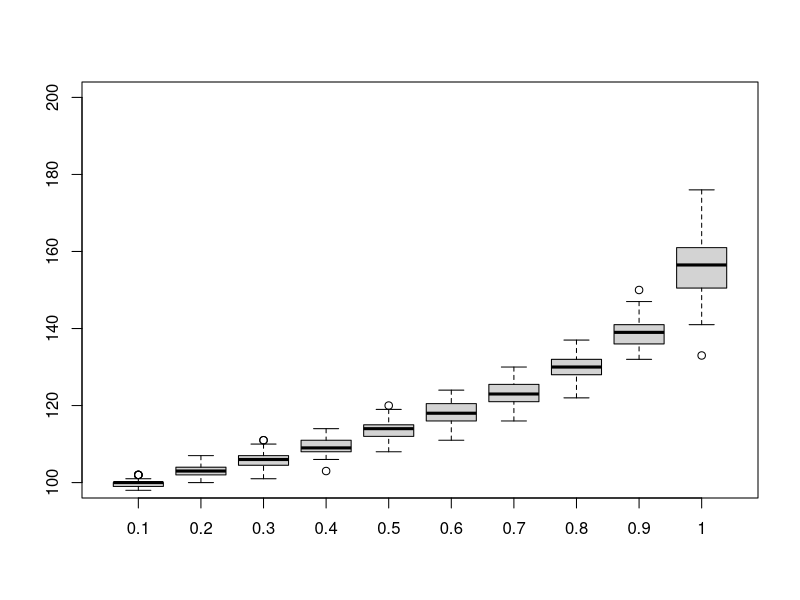
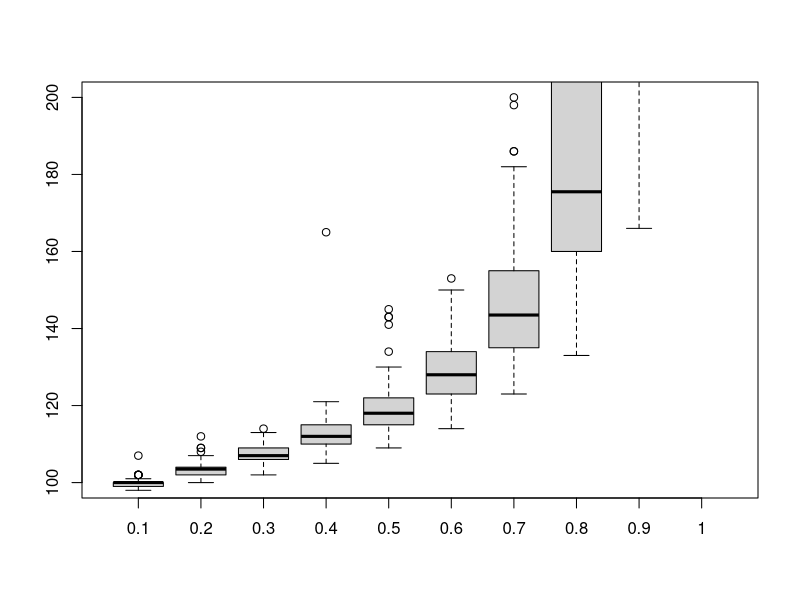
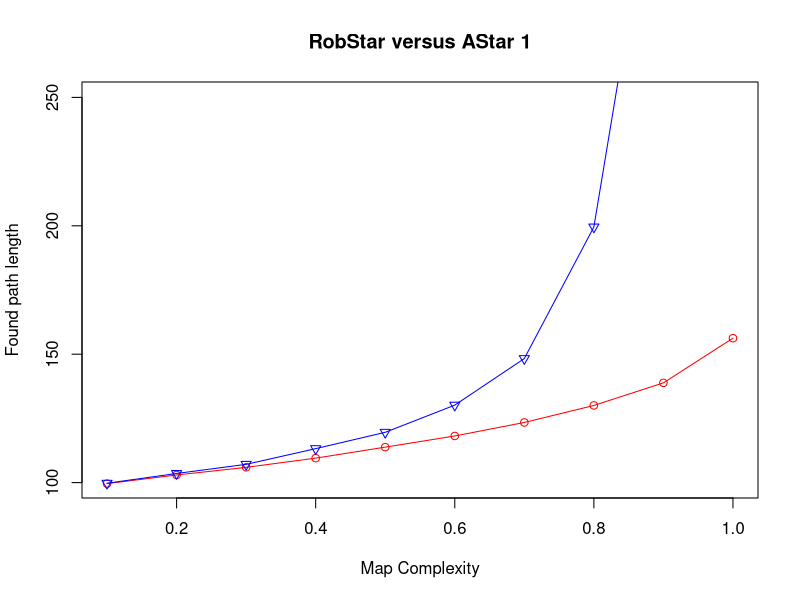
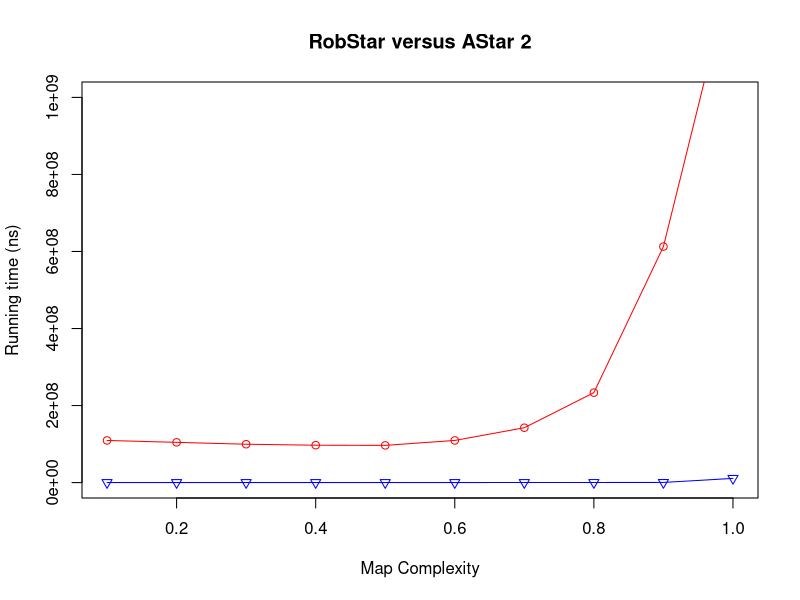

Source code (R) for these figures, in order:

# Set the working directory
setwd("~/Development/DKE/Project22/experiments/a_star/data")

# Import the data
data <- read.csv("astar_total.csv")

# Split the data based on the complexity of the map
a_path <- split(data$a_path_length, data$map_complexity)
l_path <- split(data$robStar_path_length, data$map_complexity)

# Draw boxplot
boxplot(a_path, ylim = c(100,200))
boxplot(l_path, ylim = c(100,200))

# Calculate the means of the path length per map complexity
a_means <- aggregate(data$a_path_length, list(data$map_complexity), mean)
l_means <- aggregate(data$robStar_path_length, list(data$map_complexity), mean)

# Plot the means of path length of RobStar vs AStar
plot(a_means, col="red", ylim=c(100,250),  xlab="Map Complexity", ylab="Found path length", main="RobStar versus AStar 1")
lines(a_means, col="red")
points(l_means, col="blue", pch=6)
lines(l_means, col="blue")

# Calculate the means of the time per map complexity
a_time <- aggregate(data$a_running_time, list(data$map_complexity), mean)
l_time <- aggregate(data$robStar_running_time, list(data$map_complexity), mean)

# Plot the means of running time of RobStar vs AStar
plot(a_time, col="red", ylim=c(0,1e+9), xlab="Map Complexity", ylab="Running time (ns)", main="RobStar versus AStar 2")
lines(a_time, col="red")
points(l_time, col="blue",pch=6)
lines(l_time, col="blue")
